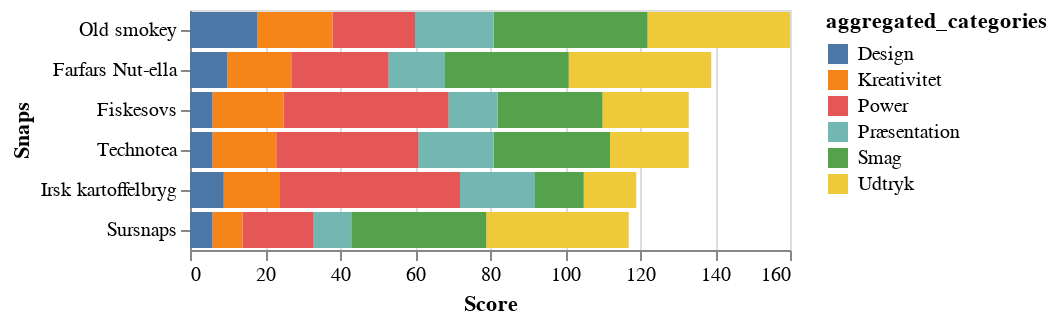

Notebook source saved alongside this figure:
### Code cell
alt.Chart(df).mark_bar().encode(
    alt.X("sum(score):Q").title("Score"),
    alt.Y("Snaps").sort("-x"),
    alt.Color("aggregated_categories"),
    alt.Tooltip("sum(score)")
)

### Figure 1 — Vega-Lite specification as saved in the notebook (floating-point values rounded to 4 significant figures; data arrays with more than 128 entries replaced by an {"elided": "..."} marker saying what was removed)
{"config": {"view": {"continuousWidth": 300, "continuousHeight": 300}}, "data": {"name": "data-1686c9c7ff9912cb5ad9526ce789e5e2"}, "mark": {"type": "bar"}, "encoding": {"color": {"field": "aggregated_categories", "type": "nominal"}, "tooltip": {"aggregate": "sum", "field": "score", "type": "quantitative"}, "x": {"aggregate": "sum", "field": "score", "title": "Score", "type": "quantitative"}, "y": {"field": "Snaps", "sort": "-x", "type": "nominal"}}, "$schema": "https://vega.github.io/schema/vega-lite/v5.20.1.json", "datasets": {"data-1686c9c7ff9912cb5ad9526ce789e5e2": {"elided": "270 records"}}}
